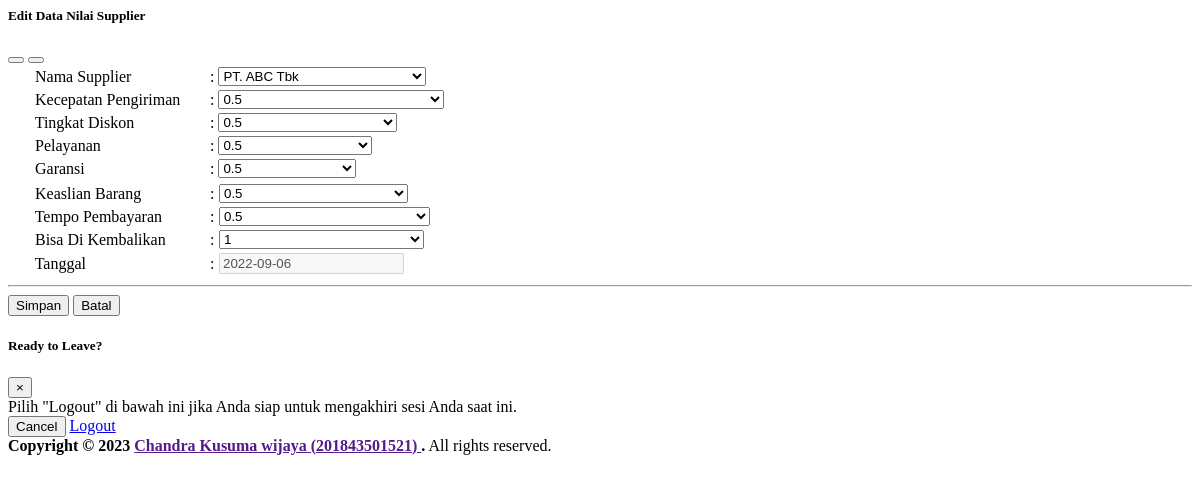
Screenshot of /edit_nilai_supplier.php?no=1 with the database file from the repository.
### tables this page shows
CREATE TABLE `tb_nilai_supplier`  (
  `id_nilai_supplier` int(11) UNSIGNED NOT NULL AUTO_INCREMENT,
  `id_supplier_nilai` varchar(255) NULL DEFAULT NULL,
  `kecepatan_pengiriman` decimal(4, 2) NULL DEFAULT NULL,
  `tingkat_diskon` decimal(4, 2) NULL DEFAULT NULL,
  `pelayanan` decimal(4, 2) NULL DEFAULT NULL,
  `garansi` decimal(4, 2) NULL DEFAULT NULL,
  `keaslian_barang` decimal(4, 2) NULL DEFAULT NULL,
  `tempo_pembayaran` decimal(4, 2) NULL DEFAULT NULL,
  `bisa_dikembalikan` decimal(4, 2) NULL DEFAULT NULL,
  `tanggal_nilai` date NULL DEFAULT NULL,
  PRIMARY KEY (`id_nilai_supplier`) USING BTREE
);

CREATE TABLE `tb_supplier`  (
  `id_supplier` int(11) UNSIGNED NOT NULL AUTO_INCREMENT,
  `nama_supplier` varchar(255) NULL DEFAULT NULL,
  `telepon` varchar(255) NULL DEFAULT NULL,
  `alamat` text NULL,
  PRIMARY KEY (`id_supplier`) USING BTREE
);

CREATE TABLE `tb_sub_kriteria`  (
  `id_sub_kriteria` int(11) UNSIGNED NOT NULL AUTO_INCREMENT,
  `id_kriteria_sub` varchar(255) NULL DEFAULT NULL,
  `nilai_sub_kriteria` varchar(255) NULL DEFAULT NULL,
  `sifat_sub_kriteria` text NULL,
  PRIMARY KEY (`id_sub_kriteria`) USING BTREE
);

### edit_nilai_supplier.php (the view, shortened to what this page needs)
<?php
include "koneksi.php";
$no = null;
    if (isset($_GET["no"])) {
        $no = $_GET["no"];
    }
        $sql    = "SELECT * FROM tb_nilai_supplier where id_nilai_supplier = '".$no."' ";
        $query  = mysqli_query($con, $sql);
        $result = mysqli_fetch_array($query, MYSQLI_ASSOC);
?>
<section class="content">
    <div class="container-fluid">
        <div class="row">
            <div class="col-md-12">
<div class="card card-info">
    <div class="card-header">
        <h5 class="card-title"><i class="fa fa-child"></i> Edit Data Nilai Supplier</h5>
        <div class="card-tools">
            <button type="button" class="btn btn-tool" data-card-widget="collapse">
            </button>
            <button type="button" class="btn btn-tool" data-card-widget="remove">
            </button>
        </div>
    </div>
    <div class="card-body">
        <form class="form-horizontal" action="" method="post" enctype="multipart/form-data" id="form-edit">
            <div class="row">
                <div class="col-sm-6">
                    <div class="table-responsive">
                        <table class="table table-borderles">
                            <thead>
                            <tr>
                                <td>&nbsp;&nbsp;&nbsp;&nbsp;<i class="fa fa-users"></i>&nbsp; Nama Supplier</td>
                                <td>:</td>
                                <td>
                                    <select class="form-control-sm form-control" name="id_supplier_nilai" id="id_supplier_nilai">
                                        <?php
                                          include'koneksi.php';
                                          $query = "SELECT * FROM tb_supplier order by id_supplier asc";
                                          $hasil = mysqli_query($con,$query);
                                          while($data=mysqli_fetch_array($hasil)){
                                             echo "<option value='".$data["id_supplier"]."' ".(($result["id_supplier_nilai"]== $data["id_supplier"])?"selected='selected'":"").">".$data['nama_supplier']."</option>";
                                          }
                                        ?>
                                    </select>
                                </td>
                            </tr>
                            <tr>
                                <td width="195">&nbsp;&nbsp;&nbsp;&nbsp;<i class="fa fa-database"></i>&nbsp; Kecepatan Pengiriman</td>
                                <td>:</td>
                                <td>
                                    <select class="form-control-sm form-control" name="kecepatan_pengiriman" id="kecepatan_pengiriman">
                                        <?php
                                          include'koneksi.php';
                                          $query = "SELECT * FROM tb_sub_kriteria where id_kriteria_sub = 1 order by id_sub_kriteria asc";
                                          $hasil = mysqli_query($con,$query);
                                          while($data=mysqli_fetch_array($hasil)){
                                              echo "<option value='".$data["nilai_sub_kriteria"]."' ".(($result["kecepatan_pengiriman"]== $data["nilai_sub_kriteria"])?"selected='selected'":"").">".$data['nilai_sub_kriteria']."</option>";
                                          }
                                        ?>
                                    </select>
                                </td>
                            </tr>
                            <tr>
                                <td width="195">&nbsp;&nbsp;&nbsp;&nbsp;<i class="fa fa-database"></i>&nbsp; Tingkat Diskon</td>
                                <td>:</td>
                                <td>
                                    <select class="form-control-sm form-control" name="tingkat_diskon" id="tingkat_diskon">
                                        <?php
                                          include'koneksi.php';
                                          $query = "SELECT * FROM tb_sub_kriteria where id_kriteria_sub = 2 order by id_sub_kriteria asc";
                                          $hasil = mysqli_query($con,$query);
                                          while($data=mysqli_fetch_array($hasil)){
                                              echo "<option value='".$data["nilai_sub_kriteria"]."' ".(($result["tingkat_diskon"]== $data["nilai_sub_kriteria"])?"selected='selected'":"").">".$data['nilai_sub_kriteria']."</option>";
                                          }
                                        ?>
                                    </select>
                                </td>
                            </tr>
                            <tr>
                                <td width="195">&nbsp;&nbsp;&nbsp;&nbsp;<i class="fa fa-database"></i>&nbsp; Pelayanan</td>
                                <td>:</td>
                                <td>
                                    <select class="form-control-sm form-control" name="pelayanan" id="pelayanan">
                                        <?php
                                          include'koneksi.php';
                                          $query = "SELECT * FROM tb_sub_kriteria where id_kriteria_sub = 3 order by id_sub_kriteria asc";
                                          $hasil = mysqli_query($con,$query);
                                          while($data=mysqli_fetch_array($hasil)){
                                              echo "<option value='".$data["nilai_sub_kriteria"]."' ".(($result["pelayanan"]== $data["nilai_sub_kriteria"])?"selected='selected'":"").">".$data['nilai_sub_kriteria']."</option>";
                                          }
                                        ?>
                                    </select>
                                </td>
                            </tr>
                            <tr>
                                <td width="195">&nbsp;&nbsp;&nbsp;&nbsp;<i class="fa fa-database"></i>&nbsp; Garansi</td>
                                <td>:</td>
                                <td>
                                    <select class="form-control-sm form-control" name="garansi" id="garansi">
                                        <?php
                                          include'koneksi.php';
                                          $query = "SELECT * FROM tb_sub_kriteria where id_kriteria_sub = 4 order by id_sub_kriteria asc";
                                          $hasil = mysqli_query($con,$query);
                                          while($data=mysqli_fetch_array($hasil)){
                                              echo "<option value='".$data["nilai_sub_kriteria"]."' ".(($result["garansi"]== $data["nilai_sub_kriteria"])?"selected='selected'":"").">".$data['nilai_sub_kriteria']."</option>";
                                          }
                                        ?>
                                    </select>
                                </td>
                            </tr>
                            </thead>
                        </table>
                    </div>
                </div>
                <div class="col-sm-6">
                    <div class="table-responsive">
                        <table class="table table-borderles">
                            <thead>
                            <tr>
                                <td width="195">&nbsp;&nbsp;&nbsp;&nbsp;<i class="fa fa-database"></i>&nbsp; Keaslian Barang</td>
                                <td>:</td>
                                <td>
                                    <select class="form-control-sm form-control" name="keaslian_barang" id="keaslian_barang">
                                        <?php
                                          include'koneksi.php';
                                          $query = "SELECT * FROM tb_sub_kriteria where id_kriteria_sub = 5 order by id_sub_kriteria asc";
                                          $hasil = mysqli_query($con,$query);
                                          while($data=mysqli_fetch_array($hasil)){
                                              echo "<option value='".$data["nilai_sub_kriteria"]."' ".(($result["keaslian_barang"]== $data["nilai_sub_kriteria"])?"selected='selected'":"").">".$data['nilai_sub_kriteria']."</option>";
                                          }
                                        ?>
                                    </select>
                                </td>
                            </tr>
                            <tr>
                                <td width="195">&nbsp;&nbsp;&nbsp;&nbsp;<i class="fa fa-database"></i>&nbsp; Tempo Pembayaran</td>
                                <td>:</td>
                                <td>
                                    <select class="form-control-sm form-control" name="tempo_pembayaran" id="tempo_pembayaran">
                                        <?php
                                          include'koneksi.php';
                                          $query = "SELECT * FROM tb_sub_kriteria where id_kriteria_sub = 6 order by id_sub_kriteria asc";
                                          $hasil = mysqli_query($con,$query);
                                          while($data=mysqli_fetch_array($hasil)){
                                              echo "<option value='".$data["nilai_sub_kriteria"]."' ".(($result["tempo_pembayaran"]== $data["nilai_sub_kriteria"])?"selected='selected'":"").">".$data['nilai_sub_kriteria']."</option>";
                                          }
                                        ?>
                                    </select>
                                </td>
                            </tr>
                            <tr>
                                <td width="195">&nbsp;&nbsp;&nbsp;&nbsp;<i class="fa fa-database"></i>&nbsp; Bisa Di Kembalikan</td>
                                <td>:</td>
                                <td>
                                    <select class="form-control-sm form-control" name="bisa_dikembalikan" id="bisa_dikembalikan">
                                        <?php
                                          include'koneksi.php';
                                          $query = "SELECT * FROM tb_sub_kriteria where id_kriteria_sub = 7 order by id_sub_kriteria asc";
                                          $hasil = mysqli_query($con,$query);
                                          while($data=mysqli_fetch_array($hasil)){
                                              echo "<option value='".$data["nilai_sub_kriteria"]."' ".(($result["bisa_dikembalikan"]== $data["nilai_sub_kriteria"])?"selected='selected'":"").">".$data['nilai_sub_kriteria']."</option>";
                                          }
                                        ?>
                                    </select>
                                </td>
                            </tr>
                            <tr>
                                <td style="width: 185px;">&nbsp;&nbsp;&nbsp;&nbsp;<i class="fa fa-calendar"></i>&nbsp; Tanggal</td>
                                <td style="width: 5px;">:</td>
                                <td><input type="text" name="tanggal_nilai" id="tanggal_nilai" class="form-control form-control-sm" value="<?php echo $result['tanggal_nilai'] ;?>" disabled = "true">
                                </td>
                            </tr>
                            </thead>
                        </table>
                    </div>
                </div>
            </div>
        <hr>
            <div class="col-sm-6">
                <button class="btn btn-sm btn-primary" type="submit" name="simpan"><i class="fa fa-save"></i> Simpan</button>
                <button class="btn btn-sm btn-danger" type="reset" value="Reset" onClick="javascript:history.back()"><i class="fa fa-history"></i> Batal</button>
            </div>
        </form>
    </div>
</div>
            </div>
        </div>
    </div>
</section>
<?php include 'footer.php'; ?>

### rows the page displays
tb_nilai_supplier: id_supplier_nilai "PT. ABC Tbk", kecepatan_pengiriman "0.5", tingkat_diskon "0.5", pelayanan "0.5", garansi "0.5", keaslian_barang "0.5", tempo_pembayaran "0.5", bisa_dikembalikan "1", tanggal_nilai "2022-09-06"
